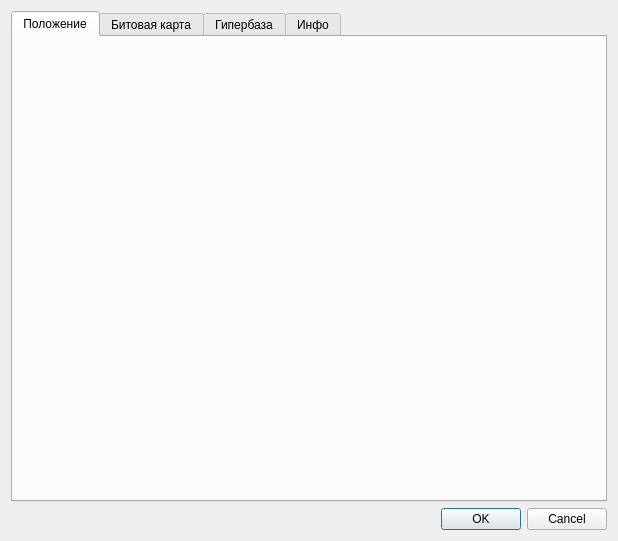
<?xml version="1.0" encoding="UTF-8"?>
<ui version="4.0">
 <class>EditPixmapDialog</class>
 <widget class="QDialog" name="EditPixmapDialog">
  <property name="geometry">
   <rect>
    <x>0</x>
    <y>0</y>
    <width>618</width>
    <height>541</height>
   </rect>
  </property>
  <property name="windowTitle">
   <string>Dialog</string>
  </property>
  <layout class="QVBoxLayout" name="verticalLayout">
   <item>
    <widget class="QTabWidget" name="tabWidget">
     <property name="currentIndex">
      <number>0</number>
     </property>
     <widget class="QWidget" name="tab">
      <attribute name="title">
       <string>Положение</string>
      </attribute>
      <layout class="QVBoxLayout" name="verticalLayout_2">
       <item>
        <widget class="EditLocationWidget" name="widgetLocation" native="true"/>
       </item>
      </layout>
     </widget>
     <widget class="QWidget" name="tab_2">
      <attribute name="title">
       <string>Битовая карта</string>
      </attribute>
      <layout class="QVBoxLayout" name="verticalLayout_3">
       <item>
        <widget class="PixmapEditor" name="widgetPixmapEditor" native="true"/>
       </item>
      </layout>
     </widget>
     <widget class="QWidget" name="tab_3">
      <attribute name="title">
       <string>Гипербаза</string>
      </attribute>
      <layout class="QVBoxLayout" name="verticalLayout_4">
       <item>
        <widget class="EditHyperbaseWidget" name="widgetHyperbase" native="true"/>
       </item>
      </layout>
     </widget>
     <widget class="QWidget" name="tab_4">
      <attribute name="title">
       <string>Инфо</string>
      </attribute>
      <layout class="QVBoxLayout" name="verticalLayout_5">
       <item>
        <widget class="QTextBrowser" name="textBrowser"/>
       </item>
      </layout>
     </widget>
    </widget>
   </item>
   <item>
    <widget class="QDialogButtonBox" name="buttonBox">
     <property name="orientation">
      <enum>Qt::Horizontal</enum>
     </property>
     <property name="standardButtons">
      <set>QDialogButtonBox::Cancel|QDialogButtonBox::Ok</set>
     </property>
    </widget>
   </item>
  </layout>
 </widget>
 <customwidgets>
  <customwidget>
   <class>EditLocationWidget</class>
   <extends>QWidget</extends>
   <header>EditLocationWidget.h</header>
   <container>1</container>
  </customwidget>
  <customwidget>
   <class>EditHyperbaseWidget</class>
   <extends>QWidget</extends>
   <header>EditHyperbaseWidget.h</header>
   <container>1</container>
  </customwidget>
  <customwidget>
   <class>PixmapEditor</class>
   <extends>QWidget</extends>
   <header>PixmapEditor.h</header>
   <container>1</container>
  </customwidget>
 </customwidgets>
 <resources/>
 <connections>
  <connection>
   <sender>buttonBox</sender>
   <signal>accepted()</signal>
   <receiver>EditPixmapDialog</receiver>
   <slot>accept()</slot>
   <hints>
    <hint type="sourcelabel">
     <x>248</x>
     <y>254</y>
    </hint>
    <hint type="destinationlabel">
     <x>157</x>
     <y>274</y>
    </hint>
   </hints>
  </connection>
  <connection>
   <sender>buttonBox</sender>
   <signal>rejected()</signal>
   <receiver>EditPixmapDialog</receiver>
   <slot>reject()</slot>
   <hints>
    <hint type="sourcelabel">
     <x>316</x>
     <y>260</y>
    </hint>
    <hint type="destinationlabel">
     <x>286</x>
     <y>274</y>
    </hint>
   </hints>
  </connection>
 </connections>
</ui>
